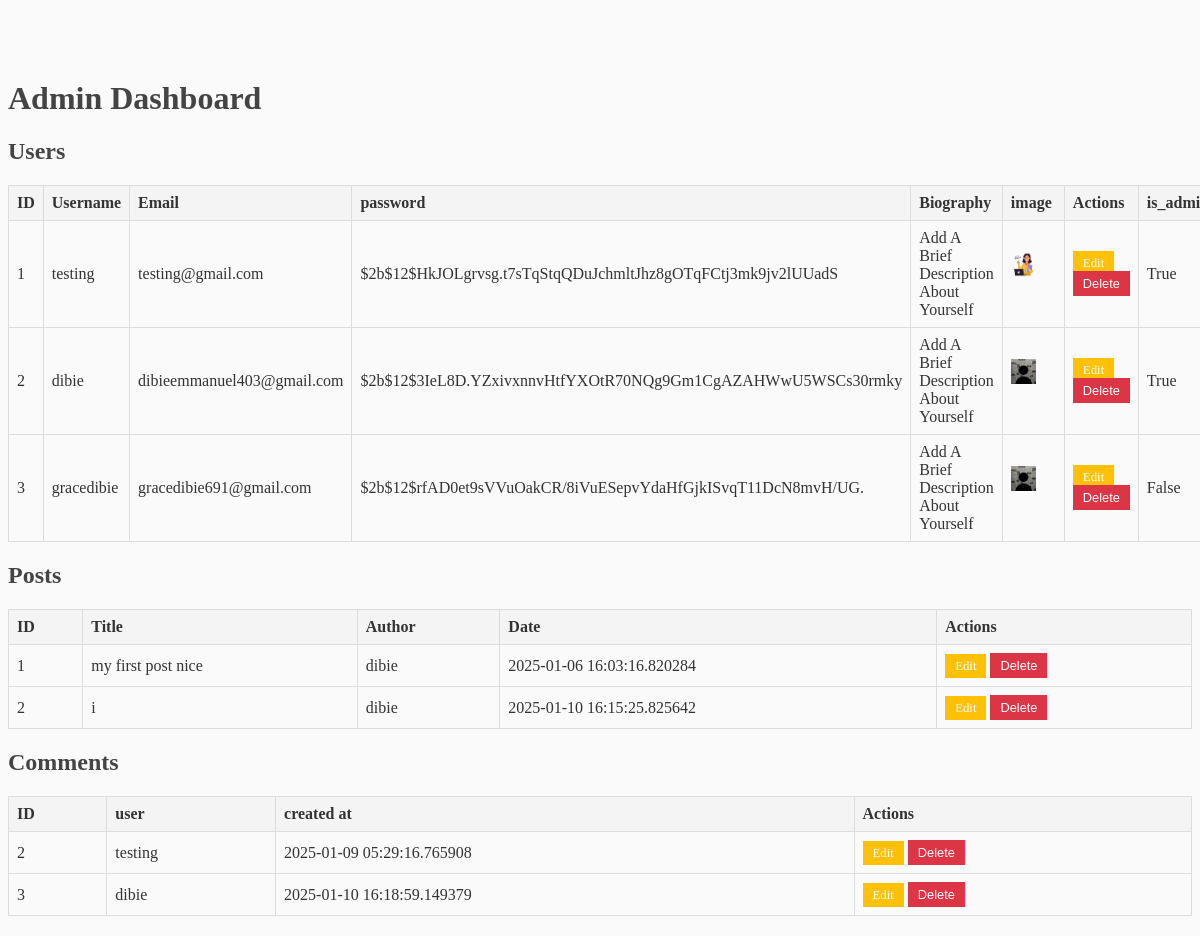
The app's page /admin (signed in), older data.
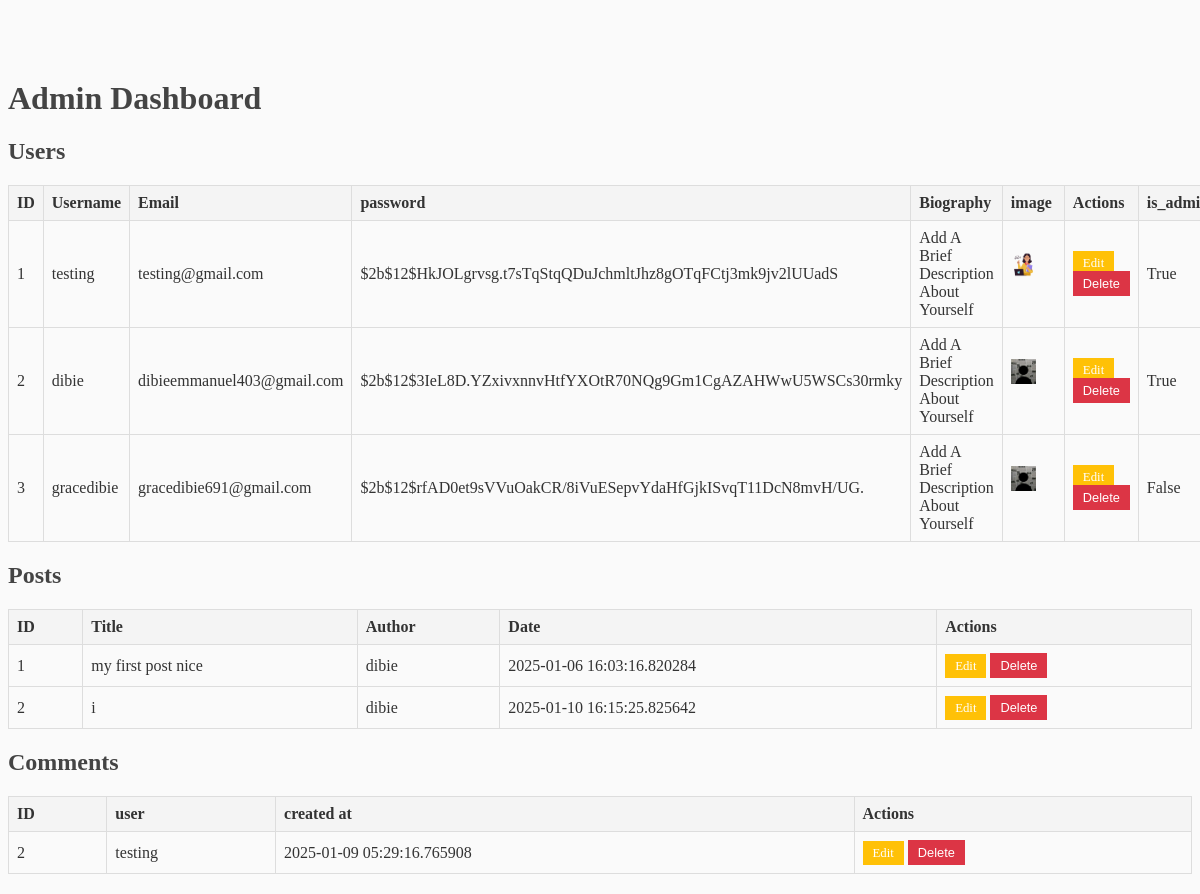
The same page, newer data.
### flaskblog/models.py (models this page shows, shortened)
class User(db.Model, UserMixin):
    id = db.Column(db.Integer, primary_key=True)
    username = db.Column(db.String(20), nullable=False, unique=True)
    email = db.Column(db.String(120), nullable=False, unique=True)
    image_file = db.Column(db.String(20), nullable=False, default='default.jpg')
    password = db.Column(db.String(60), nullable=False)
    posts = db.relationship('Post', backref='author', lazy=True)
    is_admin = db.Column(db.Boolean, nullable=False,default=False)
    Biography= db.Column(db.Text, nullable=False,default='Add A Brief Description About Yourself')

class Post(db.Model):
    id = db.Column(db.Integer, primary_key=True)
    title = db.Column(db.String(100), nullable=False)
    content = db.Column(db.Text, nullable=False)
    date = db.Column(db.DateTime, nullable=False, default=datetime.utcnow)
    user_id = db.Column(db.Integer, db.ForeignKey('user.id'), nullable=False)
    is_admin = db.Column(db.Boolean, nullable=False,default=False)

class Comment(db.Model):
    id = db.Column(db.Integer, primary_key=True)
    content = db.Column(db.String(500), nullable=False)
    user_id = db.Column(db.Integer, db.ForeignKey('user.id'), nullable=False)
    post_id = db.Column(db.Integer, db.ForeignKey('post.id'), nullable=False)
    created_at = db.Column(db.DateTime, default=datetime.utcnow)
    user = db.relationship('User', backref=db.backref('comments', lazy=True))
    post = db.relationship('Post', backref=db.backref('comments', lazy='dynamic'))

### flaskblog/routes.py (the view)
@app.route('/admin', methods=['GET', 'POST'])
@login_required
def admin_page():
    posts = Post.query.all()  # Fetch all posts
    users = User.query.all()  # Fetch all users
    comments=Comment.query.all()
    if current_user.email != 'dibieemmanuel403@gmail.com':  # Ensure the user is an admin
        flash("You are not authorized to access this page.", "danger")
        return redirect(url_for('home'))  # Redirect unauthorized users to home
    return render_template('admin.html', users=users, posts=posts,comments=comments)

### flaskblog/models.py (called while the page is built)
@login_manager.user_loader
def load_user(user_id):
    return User.query.get(int(user_id))

### flaskblog/templates/Admin.html (shortened to what this page needs)
<!DOCTYPE html>
<html lang="en">
<head>
    <link rel="stylesheet" href="{{ url_for('static', filename='main.css') }}">
</head>
<body>
    <div class="container">
        <h1 class="text-center text-primary">Admin Dashboard</h1>
        <h2 class="mt-5">Users</h2>
        <table class="table table-bordered">
            <thead>
                <tr>
                    <th>ID</th>
                    <th>Username</th>
                    <th>Email</th>
                    <th>password</th>
                    <th>Biography</th>
                    <th>image</th>
                    <th>Actions</th>
                    <th>is_admin</th>
                </tr>
            </thead>
            <tbody>
                {% for user in users %}
                <tr>
                    <td>{{ user.id }}</td>
                    <td>{{ user.username }}</td>
                    <td>{{ user.email }}</td>
                    <td>{{ user.password }}</td>
                    <td>{{ user.Biography }}</td>
                    <td><img class="rounded-circle border account-img2 border-primary"
                     src="{{ url_for('static', filename='profile_pics/' + user.image_file) }}"> </td>
                    <td>
                        <a href="{{ url_for('edit_user', user_id=user.id) }}" class="btn11 btn-warning btn-sm">Edit</a>
                        <form action="{{ url_for('delete_user', user_id=user.id) }}" method="POST" style="display:inline;">
                            <button type="submit" class="btn11 btn-danger btn-sm">Delete</button>
                        </form>
                    </td>
                    <td>{{ user.is_admin }}</td>
                </tr>
                {% endfor %}
            </tbody>
        </table>
        <h2 class="mt-5">Posts</h2>
        <table class="table table-bordered">
            <thead>
                <tr>
                    <th>ID</th>
                    <th>Title</th>
                    <th>Author</th>
                    <th>Date</th>
                    <th>Actions</th>
                </tr>
            </thead>
            <tbody>
                {% for post in posts %}
                <tr>
                    <td>{{ post.id }}</td>
                    <td>{{ post.title }}</td>
                    <td>{{ post.author.username }}</td>
                    <td>{{ post.date }}</td>
                    <td>
                        <a href="{{ url_for('edit_post', post_id=post.id) }}" class="btn11 btn-warning btn-sm">Edit</a>
                        <form action="{{ url_for('delete_post', post_id=post.id) }}" method="POST" style="display:inline;">
                            <button type="submit" class="btn11 btn-danger btn-sm">Delete</button>
                        </form>
                    </td>
                </tr>
                {% endfor %}
            </tbody>
        </table>
        <h2 class="mt-5">Comments</h2>
        <table class="table table-bordered">
            <thead>
                <tr>
                    <th>ID</th>
                    <th>user</th>
                    <th>created at</th>
                    <th>Actions</th>
                </tr>
            </thead>
            <tbody>
                {% for comment in comments %}
                <tr>
                    <td>{{ comment.id }}</td>
                    <td>{{ comment.user.username }}</td>
                    <td>{{ comment.created_at }}</td>
                    <td>
                        <a class="btn11 btn-warning btn-sm">Edit</a>
                        <form action="{{ url_for('delete_comment_admin', comment_id=comment.id) }}" method="POST" style="display:inline;">
                            <button type="submit" class="btn11 btn-danger btn-sm">Delete</button>
                        </form>
                    </td>
                </tr>
               {% endfor %}
            </tbody>
        </table>
    </div>
</body>
</html>

Row changes from the older to the newer data that the page shows:
removed Comment: id "3", user.username "dibie", created_at "2025-01-10 16:18:59.149379"
